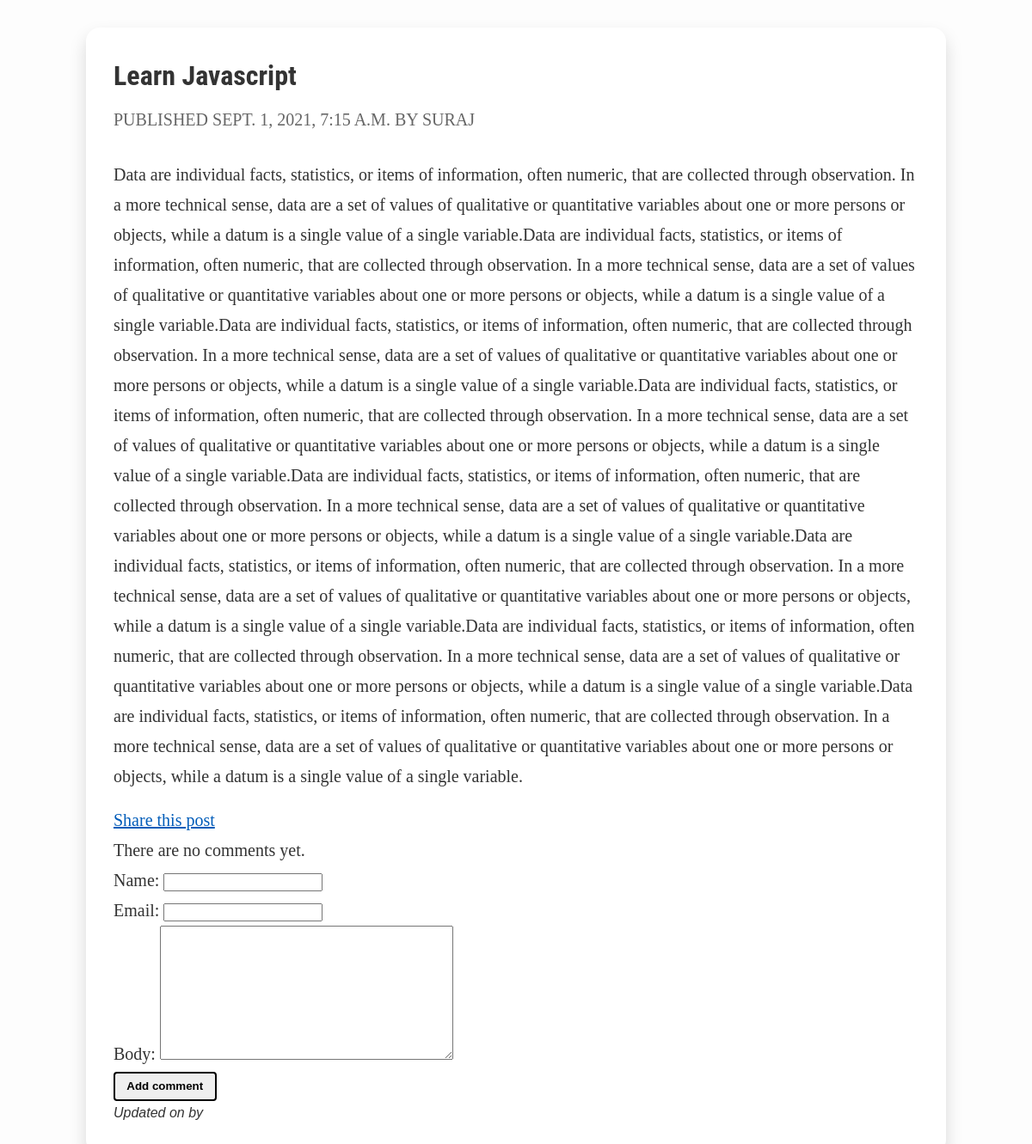
Screenshot of /2021/9/1/this-is-third-post-posted-by-ifast/ with the database file from the repository.
### blog/models.py (models this page shows, shortened)
class Post(models.Model):
				STATUS_CHOICES	=(
								('draft',	'Draft'),
								('published',	'Published'),
				                    )
				title =	models.CharField(max_length=250)
				slug = models.SlugField(max_length=250,unique_for_date='publish')
				author = models.ForeignKey(User, on_delete=models.CASCADE)
				body = models.TextField()
				publish	= models.DateTimeField(default=timezone.now)
				created	= models.DateTimeField(auto_now_add=True)
				updated	= models.DateTimeField(auto_now=True)
				status	= models.CharField(max_length=10, choices=STATUS_CHOICES, default='draft')
				objects	= models.Manager()	#	The	default	manager.
				published =	PublishedManager()	#	Our	custom	manager.
				class Meta:
					ordering	=	('-publish',)

### blog/views.py (the view)
# urls.py: path('<int:year>/<int:month>/<int:day>/<slug:post>/', views.post_detail, name='post_detail'),
def post_detail(request, year, month, day, post):
    post = get_object_or_404(Post,  slug=post,
                                            status='published',
                                            publish__year=year,
                                            publish__month=month,
                                            publish__day=day)
    comments = post.comments.filter(active=True)
    new_comment = None
    if request.method == 'POST':
        comment_form = CommentForm(data=request.POST)
        if comment_form.is_valid():
            new_comment = comment_form.save(commit=False)
            new_comment.post = post
            new_comment.save()
    else:
        comment_form = CommentForm()
    return render(request,'blog/post/detail.html', {'post': post,
                                               'comments': comments,
                                               'new_comment': new_comment,
                                               'comment_form': comment_form})

### blog/forms.py
class CommentForm(forms.ModelForm):
	class	Meta:
		model =	Comment
		fields = ('name', 'email', 'body')

### templates/blog/post/detail.html (shortened to what this page needs)
{% extends 'blog/base.html' %}
{% load static %}
{% block content %}
<link href="{% static 'css/card.css' %}" rel="stylesheet">
	<section class="intro-card">
	<h1>{{ post.title }}</h1>
	<span class="h5"><p class="date">
	Published {{ post.publish }} by {{ post.author }}
	</p></span><br />
	<code>	{{ post.body|linebreaks }}</code>
	<p class="author"><em><a href="{%	url	'blog:post_share' post.id %}">Share this post</a><em></p>
            {% for comment in comments %}
            <div class="form-group">
              <p class="info">
                Comment {{ forloop.counter }} by {{ comment.name }}
                    {{ comment.created }}
                  </p>
                  {{ comment.body|linebreaks }}
                    </div>
              {% empty %}
                <p>There are no comments yet.</p>
          {% endfor %}
          {% if new_comment %}
                <h2>Your comment has been added.</h2>
          {% else %}
            <form class="create-form" method="post" enctype="multipart/form-data">
              {{ comment_form.as_p }}
              <p ><input type="submit" value="Add comment" class="btn btn-primary"></p>
            </form>
          {% endif %}
            <div class="card-footer text-muted">
              Updated on {{blog_post.date_updated}} by {{blog_post.author}}
            </div>
        </div>
{% endblock content %}

### blog/static/css/card.css (style rules this page uses)
html { background-color: #fdfdfd!important; }
.intro-card { padding: 2em; background-color: #fff; box-shadow: var(--shadow-card-hover); margin: 2em auto; border-radius: 16px; max-width: 1000px; }
h1 { line-height: 120%; }
.author { color: #666; padding-top: 1em; font-size: 1rem; }
code, kbd, pre, samp { font-family: "DM Mono", monospace !important; font-weight: 500; font-size: 15px !important; letter-spacing: 0px !important; text-transform: none; }
:root { --primary-color-root: #0581ff; --primary-color-dark: #005cb9; --primary-color-dark-2: #00356b; --primary-color-light: #389bff; --primary-color-50: #82c0ff; --primary-color-rgba-50: rgba(5, 129, 255, 50%); --primary-color-25: #c0dfff; --primary-color-rgba-25: rgba(5, 129, 255, 25%); --primary-color-12-5: #e0efff; --primary-color-rgba-12-5: rgba(5, 129, 255, 12.5%); --primary-color-6-25: #eff7ff; --primary-color-rgba-6-25: rgba(5, 129, 255, 6.25%); --secondary-color-root: #60a511; --secondary-color-dark: #396605; --secondary-color-dark-2: #264700; --secondary-color-light: #87ce36; --secondary-color-50: #b0d288; --secondary-color-rgba-50: rgba(96, 165, 17, 50%); --secondary-color-25: #d7e8c3; --secondary-color-rgba-25: rgba(96, 165, 17, 25%); --secondary-color-12-5: #ebf4e1; --secondary-color-rgba-12-5: rgba(96, 165, 17, 12.5%); --secondary-color-6-25: #f5f9f0; --secondary-color-rgba-6-25: rgba(96, 165, 17, 6.25%); --tertiary-color-root: #a62121; --tertiary-color-dark: #6c0e0e; --tertiary-color-dark-2: #3f0808; --tertiary-color-light: #c15353; --tertiary-color-50: #d39090; --tertiary-color-rgba-50: rgba(166, 33, 33, 50%); --tertiary-color-25: #e8c7c7; --tertiary-color-rgba-25: rgba(166, 33, 33, 25%); --tertiary-color-12-5: #f4e3e3; --tertiary-color-rgba-12-5: rgba(166, 33, 33, 12.5%); --tertiary-color-6-25: #f9f1f1; --tertiary-color-rgba-6-25: rgba(166, 33, 33, 6.25%); --shadow-image: 0px 10px 25px rgba(0, 0, 0, 0.125); --shadow-card-hover: 0px 10.3115px 20.623px rgba(0, 0, 0, 0.15); --shadow-card-text-blue: 1px 2px 5px rgba(0, 53, 107, 0.6); --shadow-small: 0px 4px 25px rgba(0, 0, 0, 0.15); --shadow-text: 0px 0px 5px rgba(0, 0, 0, 0.2), 0px 18px 23px rgba(0, 0, 0, 0.1), 0px 8px 13px rgba(0, 0, 0, 0.1), 0px 2px 2px rgba(0, 0, 0, 0.3); --transition: all 0.2s ease-out; --margin-float: -5px; --scale: 1; --unit-step-1: 8px; --unit-step-2: 16px; --unit-step-3: 24px; --unit-step-4: 32px; --unit-step-5: 40px; --unit-step-6: 48px; --media-small: 576px; --media-medium: 768px; --media-large: 992px; --media-xlarge: 1200px; --media-xxlarge: 1800px; }
article, aside, footer, header, hgroup, nav, section { display: block; }
* { -webkit-box-sizing: border-box; box-sizing: border-box; }
a, div, h1, h2, h3, h4, h5, h6, html, img, li, ol, p, small, span, strong, ul { margin: 0; padding: 0; border: 0; outline: 0; font-size: 100%; -ms-text-size-adjust: 100%; -webkit-text-size-adjust: 100%; vertical-align: baseline; background: 0 0; }
body { font-family: "Cabin", sans-serif; line-height: 1.8em; color: #333333; -moz-osx-font-smoothing: grayscale; }
h1 { font-size: 2em; }
a { color: var(--primary-color-dark); }
p, .p, a, .a { font-family: Cabin; font-style: normal; font-weight: normal; font-size: 20px; line-height: 175%; letter-spacing: 0px; }

### rows the page displays
Post: title "Learn Javascript", publish "SEPT. 1, 2021, 7:15 A.M.", author "SURAJ", body "Data are individual facts, statistics, or items of information, often numeric, that are collected through observation. In a more technical sense, data are a set of values of qualitative or quantitative variables about one or more persons or objects, while a datum is a single value of a single variable.Data are individual facts, statistics, or items of information, often numeric, that are collected through observation. In a more technical sense, data are a set of values of qualitative or quantitative variables about one or more persons or objects, while a datum is a single value of a single variable.Data are individual facts, statistics, or items of information, often numeric, that are…"
